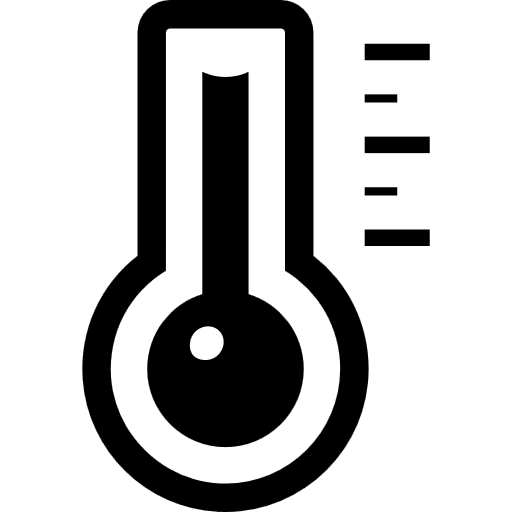
#> input picture raspberry-pi/assets/temperature.png, 512 x 512 px; its folder holds 4 pictures in this run
$ python generate-background.py
#> lines starting #> are read from the running program, lines starting #| are printed output that depends on the picture; after the words box and inside, x2 and y2 are one past the last pixel; in counts of white or black regions, pixels touching at a corner belong together
#> in generate_background, `image = Image.new("L", (WIDTH, HEIGHT), Color.WHITE)`: image: PIL image 264x176 L; every value is 255
# -*- coding: utf-8 -*-

from enum import IntEnum
from PIL import Image, ImageDraw


WIDTH = 264
HEIGHT = 176


class Color(IntEnum):
    WHITE = 0xFF
    LIGHT_GRAY = 0xC0
    DARK_GRAY = 0x80
    BLACK = 0x00


def generate_icon(icon_name, size):
#> called with icon_name = 'temperature', size = (70, 70)
    image = Image.open(f"{icon_name}.png").convert("RGBA")
#> image is the input picture: PIL image 512x512 RGBA; mean R, G, B, A 0, 0, 0, 66.7
    resized_image = image.resize(size, Image.NEAREST)

    pixdata = resized_image.load()

    for x in range(size[0]):
        for y in range(size[1]):
            if pixdata[x, y][3] >= 128:
                pixdata[x, y] = (
                    Color.LIGHT_GRAY,
                    Color.LIGHT_GRAY,
                    Color.LIGHT_GRAY,
                    255,
                )
            else:
                pixdata[x, y] = (0, 0, 0, 0)

    return resized_image


def generate_background():
    image = Image.new("L", (WIDTH, HEIGHT), Color.WHITE)
    draw = ImageDraw.Draw(image)

    temp_icon = generate_icon("temperature", (70, 70))
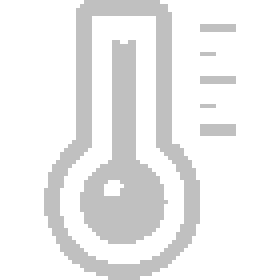
#> temp_icon: PIL image 70x70 RGBA (shown 4 times larger); mean R, G, B, A 50.2, 50.2, 50.2, 66.7; transparent parts drawn white
    image.paste(temp_icon, mask=temp_icon, box=(0, 0))
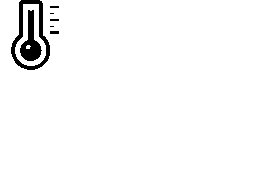
#> image: PIL image 264x176 L; values 192 (black) and 255 (white), 97.2% white; 7 black regions (4 under 20 px), largest, box (x1, y1, x2, y2) and area: (11, 0, 50, 70) 691, (20, 10, 42, 61) 520, (50, 31, 59, 34) 27

    humidity_icon = generate_icon("humidity", (70, 70))
#> call 2 of generate_icon, with icon_name = 'humidity', size = (70, 70)
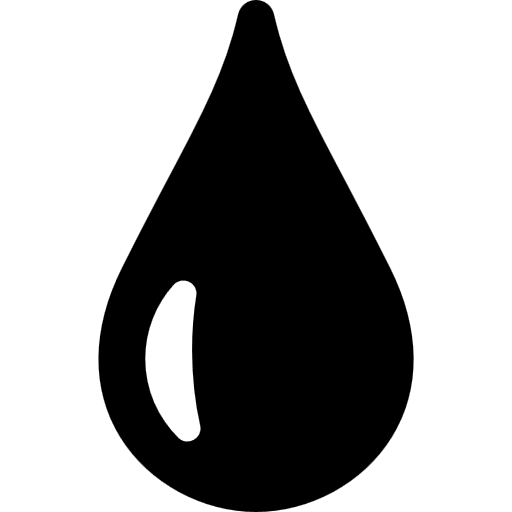
#> input picture raspberry-pi/assets/humidity.png, 512 x 512 px
#> in generate_icon, image is the input picture: PIL image 512x512 RGBA; mean R, G, B, A 0, 0, 0, 92.6
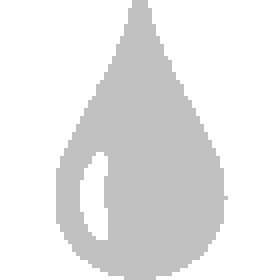
#> humidity_icon: PIL image 70x70 RGBA (shown 4 times larger); mean R, G, B, A 69.6, 69.6, 69.6, 92.4; transparent parts drawn white
    image.paste(humidity_icon, mask=humidity_icon, box=(WIDTH // 2, 0))

    pressure_icon = generate_icon("pressure", (60, 60))
#> call 3 of generate_icon, with icon_name = 'pressure', size = (60, 60)
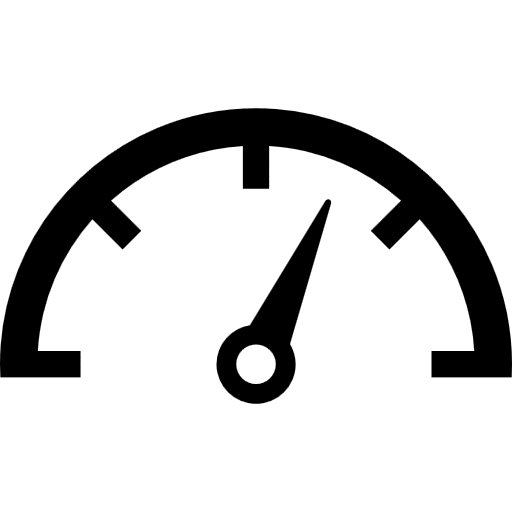
#> input picture raspberry-pi/assets/pressure.png, 512 x 512 px
#> in generate_icon, image is the input picture: PIL image 512x512 RGBA; mean R, G, B, A 0, 0, 0, 40.5
    image.paste(pressure_icon, mask=pressure_icon, box=(5, (HEIGHT - 36) // 2 + 5))
#> image: PIL image 264x176 L; values 192 (black) and 255 (white), 92.2% white; 10 black regions (4 under 20 px), largest, box (x1, y1, x2, y2) and area: (146, 0, 189, 70) 1776, (11, 0, 50, 70) 691, (20, 10, 42, 61) 520, (5, 88, 65, 119) 468, (30, 98, 44, 122) 99, (50, 31, 59, 34) 27

    co2_icon = generate_icon("co2", (70, 70))
#> call 4 of generate_icon, with icon_name = 'co2', size = (70, 70)
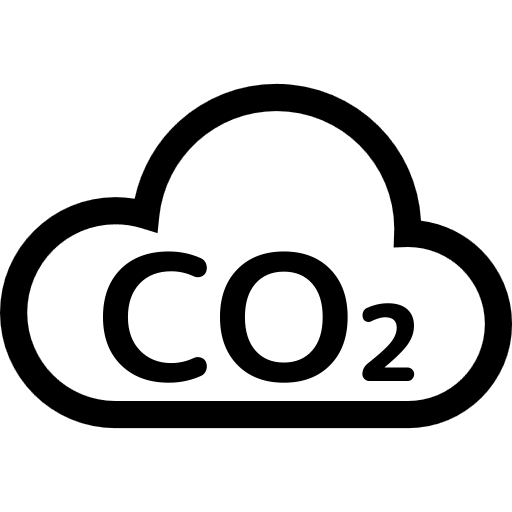
#> input picture raspberry-pi/assets/co2.png, 512 x 512 px
#> in generate_icon, image is the input picture: PIL image 512x512 RGBA; mean R, G, B, A 0, 0, 0, 50.3
    image.paste(co2_icon, mask=co2_icon, box=(WIDTH // 2 + 5, (HEIGHT - 36) // 2))
#> image: PIL image 264x176 L; values 192 (black) and 255 (white), 90.1% white; 14 black regions (4 under 20 px), largest, box (x1, y1, x2, y2) and area: (146, 0, 189, 70) 1776, (11, 0, 50, 70) 691, (137, 81, 207, 129) 688

    # 縦の区切り線
    draw.line([(WIDTH / 2, 0), (WIDTH / 2, HEIGHT)], width=2, fill=Color.DARK_GRAY)

    # 横の区切り線
    draw.line(
        [(0, (HEIGHT - 36) / 2), (WIDTH, (HEIGHT - 36) / 2)],
        width=2,
        fill=Color.DARK_GRAY,
    )

    # 下部の日時表示の背景
    draw.rectangle([(0, HEIGHT - 36), (WIDTH, HEIGHT)], fill=Color.BLACK)

    return image


def main():
    image = generate_background()
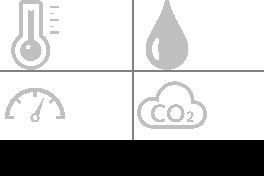
#> image: PIL image 264x176 L; min 0, max 255, mean 194.4
    image.save("background.png")


if __name__ == "__main__":
    main()
